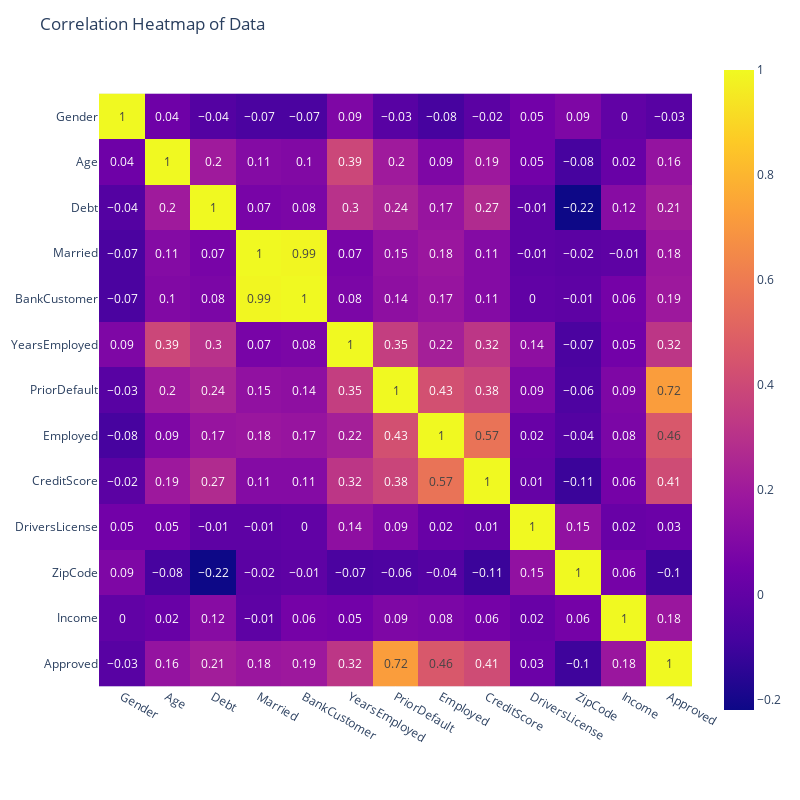

The notebook cell this image was saved under:
### Markdown cell above
Below, I plotted a correlation heatmap with all the variables within the dataset to see their initial relationships and correlations with each other.

### Code cell
corr = credit.corr()
corr_rounded = np.around(corr, 2)
fig = px.imshow(corr_rounded, text_auto = True)
fig.update_layout(
    width = 800, 
    height = 800,
    title_text = 'Correlation Heatmap of Data'
)
fig.show()
fig.write_html('Correlation Heatmap')

### Figure 1 — Plotly figure (JSON) as saved in the notebook; plotly's stock layout.template omitted (floating-point values rounded to 4 significant figures; data arrays with more than 128 entries replaced by an {"elided": "..."} marker saying what was removed)
{"data": [{"coloraxis": "coloraxis", "hovertemplate": "x: %{x}<br>y: %{y}<br>color: %{z}<extra></extra>", "name": "0", "texttemplate": "%{z}", "type": "heatmap", "x": ["Gender", "Age", "Debt", "Married", "BankCustomer", "YearsEmployed", "PriorDefault", "Employed", "CreditScore", "DriversLicense", "ZipCode", "Income", "Approved"], "xaxis": "x", "y": ["Gender", "Age", "Debt", "Married", "BankCustomer", "YearsEmployed", "PriorDefault", "Employed", "CreditScore", "DriversLicense", "ZipCode", "Income", "Approved"], "yaxis": "y", "z": {"elided": "13x13 float values"}}], "layout": {"coloraxis": {"colorscale": [[0, "#0d0887"], [0.1111, "#46039f"], [0.2222, "#7201a8"], [0.3333, "#9c179e"], [0.4444, "#bd3786"], [0.5556, "#d8576b"], [0.6667, "#ed7953"], [0.7778, "#fb9f3a"], [0.8889, "#fdca26"], [1, "#f0f921"]]}, "height": 800, "margin": {"t": 60}, "title": {"text": "Correlation Heatmap of Data"}, "width": 800, "xaxis": {"anchor": "y", "autorange": true, "constrain": "domain", "domain": [0.0008418, 0.9992], "range": [-0.5, 12.5], "scaleanchor": "y", "type": "category"}, "yaxis": {"anchor": "x", "autorange": true, "constrain": "domain", "domain": [0.05076, 0.9492], "range": [12.5, -0.5], "type": "category"}}}
